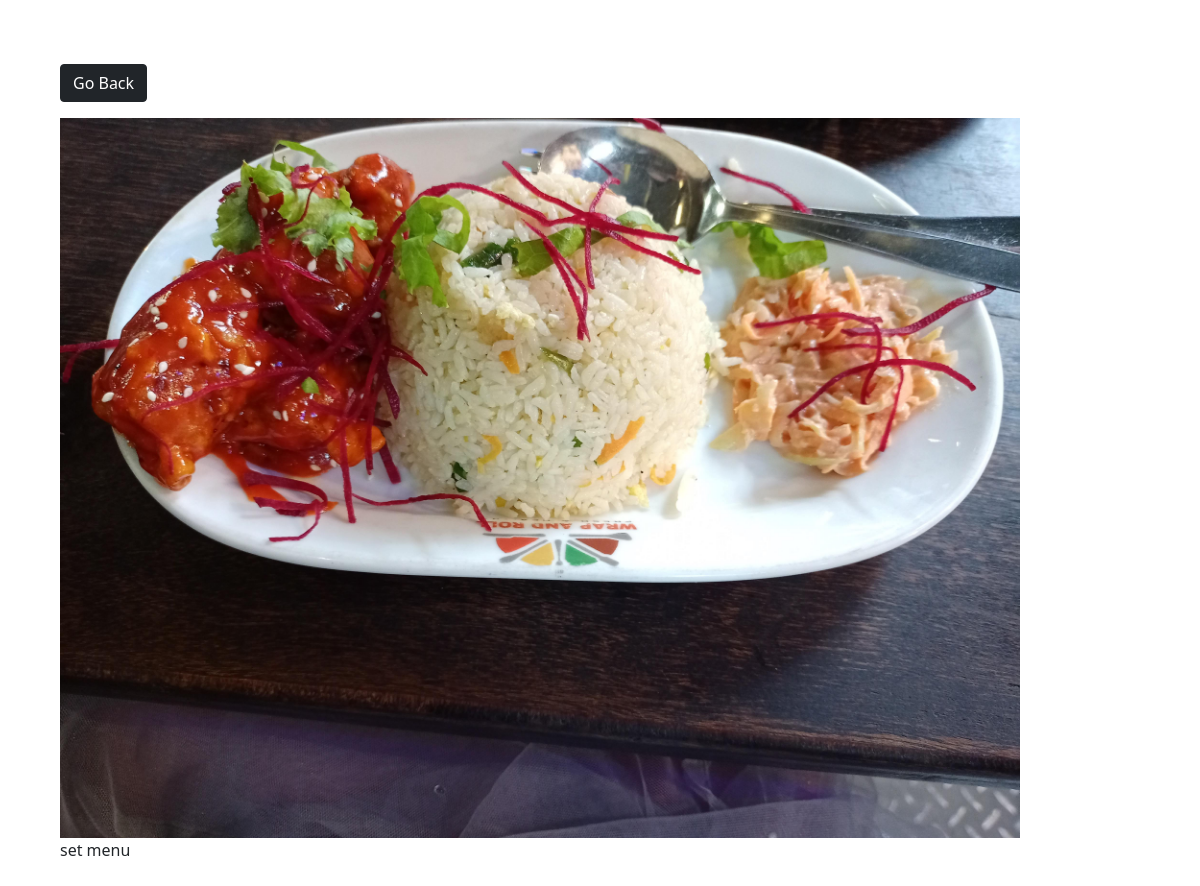
Page /photo/12/ on the committed database.
### myphotos/models.py (models this page shows, shortened)
class Photo(models.Model):
    category = models.ForeignKey(
        Category, on_delete=models.SET_NULL, null=True, blank=True)
    image = models.ImageField(null=False, blank=False)
    description = models.TextField()

### myphotos/views.py (the view)
# urls.py: path('photo/<str:pk>/', views.viewphoto, name='photo'),
def viewphoto(request, pk):
    photo = Photo.objects.get(id=pk)
    return render(request, 'myphotos/photo.html',{'photo':photo})

### myphotos/templates/myphotos/photo.html (shortened to what this page needs)
<!DOCTYPE html>
<html>
<head>
    <link href="https://cdn.jsdelivr.net/npm/bootstrap@5.0.0-beta1/dist/css/bootstrap.min.css" rel="stylesheet"
>
</head>
<body class="m-5">
    <div class="container">
        <div class="row justify-content-center">
            <div class="col">
                <a href="{% url 'index' %}" class="btn btn-dark my-3">Go Back</a>
                <div style="height: 90vh;">
                    <img style="max-width: 100%; max-height: 100%;" src="{{photo.image.url}}">
                    <p>{{photo.description}}</p>
                </div>
            </div>
        </div>
    </div>
</body>
</html>

### rows in the picture
Photo: image (picture), description "set menu"
